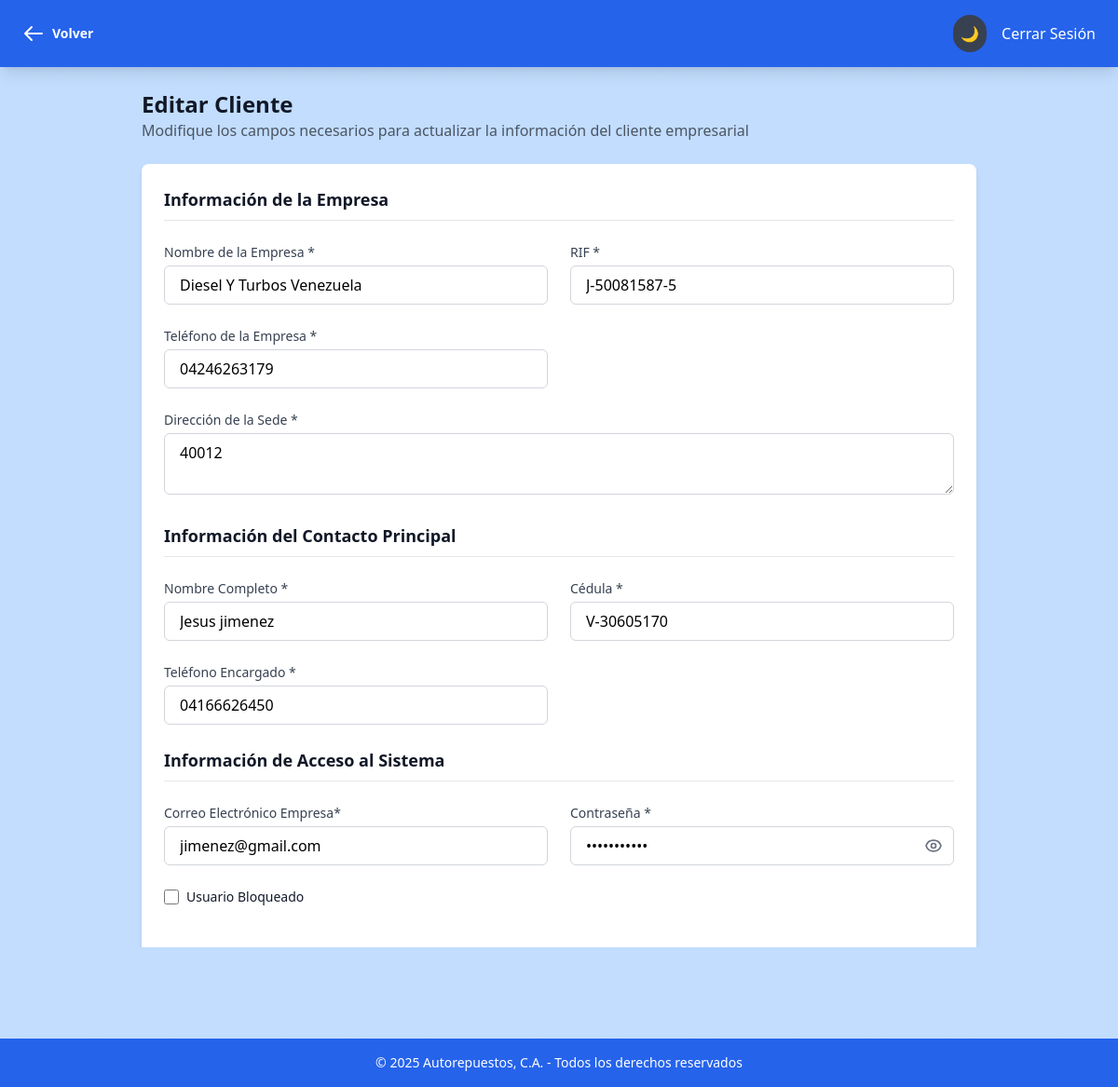
Page /Sistema/panelAdmin/editar-cliente.php?id=2 (signed in) on the committed database.
### tables this page shows
CREATE TABLE `clientes` (
  `id` int(11) NOT NULL,
  `nombre_empresa` varchar(60) NOT NULL,
  `rif` varchar(15) NOT NULL,
  `telefono_empresa` varchar(13) NOT NULL,
  `direccion` varchar(255) NOT NULL,
  `nombre_encargado` varchar(60) NOT NULL,
  `cedula_encargado` varchar(13) NOT NULL,
  `telefono_encargado` varchar(13) NOT NULL,
  `correo` varchar(60) DEFAULT NULL,
  `contrasena` varchar(16) NOT NULL,
  `estado_cliente` enum('Activo','Inactivo') DEFAULT 'Activo',
  `intentos` int(11) NOT NULL DEFAULT 0
);

### Sistema/panelAdmin/editar-cliente.php (the view, shortened to what this page needs)
<?php
require '../logica/conexionbdd.php';
$cliente_id = isset($_GET['id']) ? intval($_GET['id']) : 0;
if ($cliente_id > 0) {
    $query = $conn->prepare("SELECT * FROM clientes WHERE id = ?");
    $query->bind_param("i", $cliente_id);
    $query->execute();
    $result = $query->get_result();
    if ($result->num_rows > 0) {
        $cliente = $result->fetch_assoc();
    } else {
        header('location:../login-sesion/login.php?error_message=Cliente no encontrado');
        exit();
    }
} else {
    header('location:../login-sesion/login.php?error_message=ID de cliente inválido');
    exit();
}
?>
<!DOCTYPE html>
<html lang="es" class="dark">
<head>
    <script src="https://cdn.tailwindcss.com"></script>
    <script src="../js/tailwind_config.js"></script>
    <link rel="stylesheet" href="../css/global_style.css">
</head>
<body class="bg-pattern transition-colors duration-200">
    <nav class="bg-custom-blue dark:bg-gray-800 text-white px-6 py-4 fixed w-full top-0 z-50 shadow-lg">
        <div class="flex justify-between items-center">
            <div class="text-xl font-bold">
                <a href="admin.php"
                class="text-xl hover:text-gray-200 transition-colors duration-200 flex items-center gap-2 cursor-pointer">
                    <svg class="w-6 h-6" fill="none" stroke="currentColor" viewBox="0 0 24 24">
                        <path stroke-linecap="round" stroke-linejoin="round" stroke-width="2" d="M10 19l-7-7m0 0l7-7m-7 7h18"/>
                    </svg>
                    <span class="text-sm">Volver</span>
                </a>
            </div>
            <div class="flex items-center gap-4">
                <button
                    onclick="toggleDarkMode()"
                    class="p-2 rounded-full bg-gray-700 dark:bg-gray-600 hover:bg-gray-600 dark:hover:bg-gray-700 transition-colors duration-200"
                    aria-label="Alternar entre modo oscuro y claro"
                 >
                    <span class="dark:hidden">🌙</span>
                </button>
                <a href="../logica/cerrar-sesion.php">Cerrar Sesión</a>
            </div>
        </div>
    </nav>
    <main class="pt-24 px-6 pb-20">
        <div class="max-w-4xl mx-auto">
            <div class="mb-6">
                <h1 class="text-2xl font-bold text-gray-900 dark:text-white">Editar Cliente</h1>
                <p class="text-gray-600 dark:text-gray-400">Modifique los campos necesarios para actualizar la información del cliente empresarial</p>
            </div>
            <form action="../logica/actualizar-clientes.php" method="POST" class="bg-white dark:bg-gray-800 rounded-lg shadow-md p-6" novalidate>
                <div class="space-y-6">
                    <h2 class="text-lg font-semibold text-gray-900 dark:text-white border-b border-gray-200 dark:border-gray-700 pb-2">
                        Información de la Empresa
                    </h2>
                    <div class="grid grid-cols-1 md:grid-cols-2 gap-6">
                        <div>
                            <label class="block text-sm font-medium text-gray-700 dark:text-gray-300 mb-1">
                                Nombre de la Empresa *
                            </label>
                            <input type="text" required
                                id="nombre_empresa"
                                name="nombre_empresa"
                                value="<?php echo htmlspecialchars($cliente['nombre_empresa']); ?>"
                                class="w-full px-4 py-2 rounded-md border border-gray-300 dark:border-gray-600
                                dark:bg-gray-700 dark:text-white focus:ring-2 focus:ring-custom-blue">
                        </div>
                        <div>
                            <label class="block text-sm font-medium text-gray-700 dark:text-gray-300 mb-1">
                                RIF *
                            </label>
                            <input type="text" required
                                id="rif"
                                name="rif"
                                value="<?php echo htmlspecialchars($cliente['rif']); ?>"
                                placeholder="J-12345678-9"
                                class="w-full px-4 py-2 rounded-md border border-gray-300 dark:border-gray-600
                                dark:bg-gray-700 dark:text-white focus:ring-2 focus:ring-custom-blue">
                        </div>
                        <div>
                            <label class="block text-sm font-medium text-gray-700 dark:text-gray-300 mb-1">
                                Teléfono de la Empresa *
                            </label>
                            <input type="tel" required
                                id="telefono_empresa"
                                name="telefono_empresa"
                                value="<?php echo htmlspecialchars($cliente['telefono_empresa']); ?>"
                                placeholder="0212-1234567"
                                class="w-full px-4 py-2 rounded-md border border-gray-300 dark:border-gray-600
                                dark:bg-gray-700 dark:text-white focus:ring-2 focus:ring-custom-blue">
                        </div>
                    </div>
                    <div>
                        <label class="block text-sm font-medium text-gray-700 dark:text-gray-300 mb-1">
                            Dirección de la Sede *
                        </label>
                        <textarea required name="direccion" id="direccion"
                                rows="2"
                                class="w-full px-4 py-2 rounded-md border border-gray-300 dark:border-gray-600
                                dark:bg-gray-700 dark:text-white focus:ring-2 focus:ring-custom-blue"><?php echo htmlspecialchars($cliente['direccion']); ?></textarea>
                    </div>
                    <h2 class="text-lg font-semibold text-gray-900 dark:text-white border-b border-gray-200 dark:border-gray-700 pb-2 mt-8">
                        Información del Contacto Principal
                    </h2>
                    <div class="grid grid-cols-1 md:grid-cols-2 gap-6">
                        <div>
                            <label class="block text-sm font-medium text-gray-700 dark:text-gray-300 mb-1">
                                Nombre Completo *
                            </label>
                            <input type="text" required name="nombre_contacto" id="nombre_contacto"
                                value="<?php echo htmlspecialchars($cliente['nombre_encargado']); ?>"
                                class="w-full px-4 py-2 rounded-md border border-gray-300 dark:border-gray-600
                                dark:bg-gray-700 dark:text-white focus:ring-2 focus:ring-custom-blue">
                        </div>
                        <div>
                            <label class="block text-sm font-medium text-gray-700 dark:text-gray-300 mb-1">
                                Cédula *
                            </label>
                            <input type="text" required name="cedula_encargado" id="cedula_encargado"
                                value="<?php echo htmlspecialchars($cliente['cedula_encargado']); ?>"
                                placeholder="V-12345678"
                                class="w-full px-4 py-2 rounded-md border border-gray-300 dark:border-gray-600
                                dark:bg-gray-700 dark:text-white focus:ring-2 focus:ring-custom-blue">
                        </div>
                        <div>
                            <label class="block text-sm font-medium text-gray-700 dark:text-gray-300 mb-1">
                                Teléfono Encargado *
                            </label>
                            <input type="tel" required name="telefono_encargado" id="telefono_encargado"
                                value="<?php echo htmlspecialchars($cliente['telefono_encargado']); ?>"
                                placeholder="0414-1234567"
                                class="w-full px-4 py-2 rounded-md border border-gray-300 dark:border-gray-600
                                dark:bg-gray-700 dark:text-white focus:ring-2 focus:ring-custom-blue">
                        </div>
                    </div>
                    <h2 class="text-lg font-semibold text-gray-900 dark:text-white border-b border-gray-200 dark:border-gray-700 pb-2 mt-8">
                        Información de Acceso al Sistema
                    </h2>
                    <div class="grid grid-cols-1 md:grid-cols-2 gap-6">
                        <div>
                            <label class="block text-sm font-medium text-gray-700 dark:text-gray-300 mb-1">
                                Correo Electrónico Empresa*
                            </label>
                            <input type="email" required name="correo_empresa" id="correo_empresa"
                                value="<?php echo htmlspecialchars($cliente['correo']); ?>"
                                class="w-full px-4 py-2 rounded-md border border-gray-300 dark:border-gray-600
                                dark:bg-gray-700 dark:text-white focus:ring-2 focus:ring-custom-blue">
                        </div>
                        <div>
                            <label class="block text-sm font-medium text-gray-700 dark:text-gray-300 mb-1">
                                Contraseña *
                            </label>
                            <div class="relative">
                                <input type="password" required
                                    id="password"
                                    name="password"
                                    value="<?php echo htmlspecialchars($cliente['contrasena']); ?>"
                                    class="w-full px-4 py-2 pr-10 rounded-md border border-gray-300 dark:border-gray-600
                                    dark:bg-gray-700 dark:text-white focus:ring-2 focus:ring-custom-blue">
                                <button type="button"
                                        onclick="togglePassword()"
                                        class="absolute inset-y-0 right-0 pr-3 flex items-center">
                                </button>
                            </div>
                        </div>
                        <?php if ($cliente['estado_cliente'] == 'Inactivo'): ?>
                            <div class="flex items-center mb-4">
                                <input id="Usuario_bloqueado" name="Usuario_bloqueado" type="checkbox" value="3" class="w-4 h-4 text-blue-600 bg-gray-100 border-gray-300 rounded-sm focus:ring-blue-500 dark:focus:ring-blue-600 dark:ring-offset-gray-800 focus:ring-2 dark:bg-gray-700 dark:border-gray-600" checked>
                                <label for="Usuario_bloqueado" class="ms-2 text-sm font-medium text-gray-900 dark:text-gray-300">Usuario bloqueado</label>
                            </div>
                        <?php else: ?>
                            <div class="flex items-center mb-4">
                                <input id="Usuario_bloqueado" name="Usuario_bloqueado" type="checkbox" value="3" class="w-4 h-4 text-blue-600 bg-gray-100 border-gray-300 rounded-sm focus:ring-blue-500 dark:focus:ring-blue-600 dark:ring-offset-gray-800 focus:ring-2 dark:bg-gray-700 dark:border-gray-600">
                                <label for="Usuario_bloqueado" class="ms-2 text-sm font-medium text-gray-900 dark:text-gray-300">Usuario Bloqueado</label>
                            </div>
                        <?php endif; ?>
                    </div>
                </div>
                <div class="mt-8 flex justify-end space-x-4">
                    <button onclick="history.back()" type="button"
                            class="px-4 py-2 border border-gray-300 rounded-md text-gray-700 dark:text-gray-300
                            hover:bg-gray-50 dark:hover:bg-gray-700">
                    </button>
                    <button type="submit"
                            class="px-4 py-2 bg-custom-blue hover:bg-custom-blue-light text-white rounded-md
                            transition-colors duration-200">
                    </button>
                </div>
            </form>
        </div>
    </main>
    <footer class="bg-custom-blue dark:bg-gray-800 text-white text-center py-4 fixed bottom-0 w-full text-sm">
        <p>&copy; 2025 Autorepuestos, C.A. - Todos los derechos reservados</p>
    </footer>
</body>
</html>

### Sistema/css/global_style.css (style rules this page uses)
.bg-pattern { background-image: linear-gradient(to bottom, rgba(191, 219, 254, 0.95) 0%, rgba(191, 219, 254, 0.95) 100%); background-size: cover; background-position: center; background-attachment: fixed; }

### rows in the picture
clientes: nombre_empresa "Diesel Y Turbos Venezuela", rif "J-50081587-5", telefono_empresa "04246263179", direccion "40012", nombre_contacto "Jesus jimenez", cedula_encargado "V-30605170", telefono_encargado "04166626450", correo_empresa "jimenez@gmail.com"
